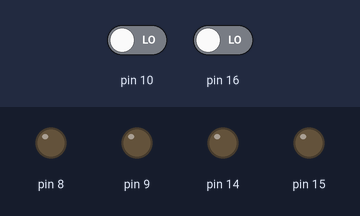
The sketch below on a simulated Arduino Uno, built with avr-gcc and run on an emulated ATmega328P. Parts: output pins drawn as LEDs (lit = HIGH). The inputs (shaded band) are chosen by the test bench; at power-on: pin 10 LOW, pin 16 LOW.

Above: at 1.2 s.
1.3 s: pin 10 driven HIGH
At 2.1 s:
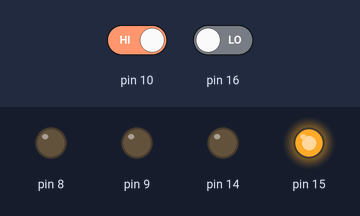
2.8 s: pin 16 driven HIGH
At 3.2 s:
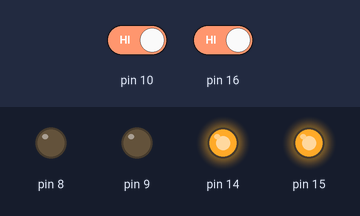
4.3 s: pin 10 driven LOW
At 5.5 s:
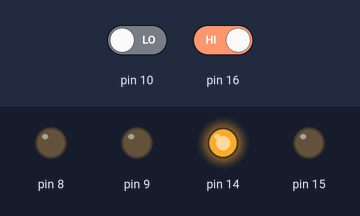
5.8 s: pin 16 driven LOW
At 6.7 s:
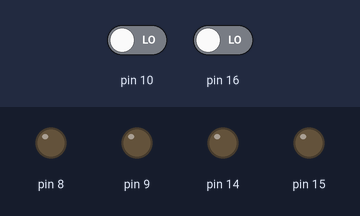
Timing chart, 0 to 8.3 s (numbered marks = the images above; inputs shaded):
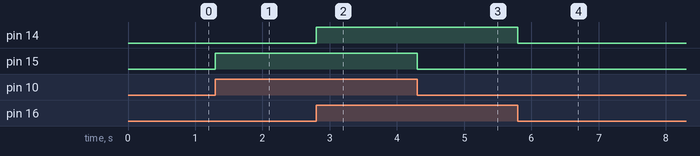

Measured:
- after the input at 1.3 s, pin 15: LOW → HIGH at once
- after the input at 2.8 s, pin 14: LOW → HIGH at once
- after the input at 4.3 s, pin 15: HIGH → LOW at once
- after the input at 5.8 s, pin 14: HIGH → LOW at once

The sketch:

low_level_PIN_IO_control_1.ino
```cpp
void setup() {
  // put your setup code here, to run once:

 //pinMode(13,OUTPUT);
 //pinMode(8, INPUT_PULLUP); //핀모드 명령어와 저수준 포트제어를 동시에 할 수 있는가??
 DDRC &= B00000000;
 DDRC |= B00000011;
 DDRB &= B00000000;
 DDRB |= B00000011;
}

void loop() {
  // put your main code here, to run repeatedly:
  //PORTC |= B00000001;

  if(PINB & B00000100)// &(엠퍼센드)는 어떻게 참값을 내보내는 걸까??
  {
    PORTC |= B00000010;
  }
  else
  {
    PORTC &= ~(B00000010);
  }
  if(PINC & B00000100)// &(엠퍼센드)는 어떻게 참값을 내보내는 걸까??
  {
    PORTC |= B00000001;
  }
  else
  {
    PORTC &= ~(B00000001);
  }

  /*
  PORTC |= B00100000;
  delay(1000);
  PORTC &= ~(B00100000);
  delay(1000);
  */
}
```
